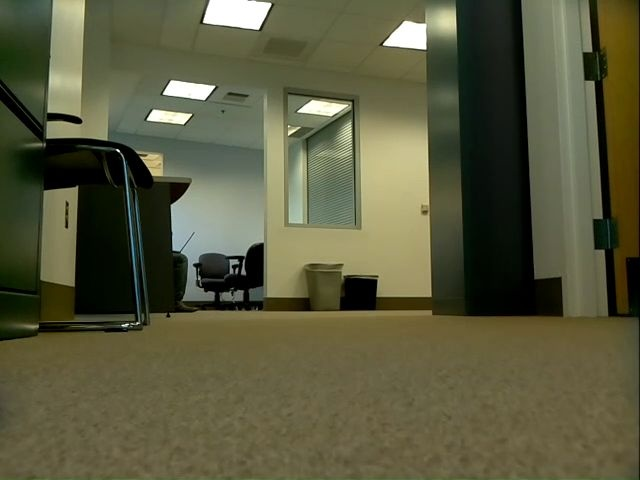
#> input picture exercises/keypoints_and_descriptors/frame0000.jpg, 640 x 480 px
$ python match_keypoints.py
#> lines starting #> are read from the running program, lines starting #| are printed output that depends on the picture
#!/usr/bin/env python

import cv2
import pickle
import numpy as np


class KeyPointMatcherDemo:
	""" KeyPointMatcherDemo shows the basics of interest point detection,
	    descriptor extraction, and descriptor matching in OpenCV """
	def __init__(self, im1_file, im2_file, descriptor_name):
		self.im1_file = im1_file
		self.im2_file = im2_file

		self.detector = cv2.FeatureDetector_create(descriptor_name)
		self.extractor = cv2.DescriptorExtractor_create(descriptor_name)
		self.matcher = cv2.BFMatcher()
		self.im = None

		self.corner_threshold = 0.0
		self.ratio_threshold = 1.0

	def compute_matches(self):
		im1 = cv2.imread(self.im1_file)
#> im1 is the input picture: shape (480, 640, 3); mean B, G, R 62.6, 90, 90.2
		im2 = cv2.imread(self.im2_file)
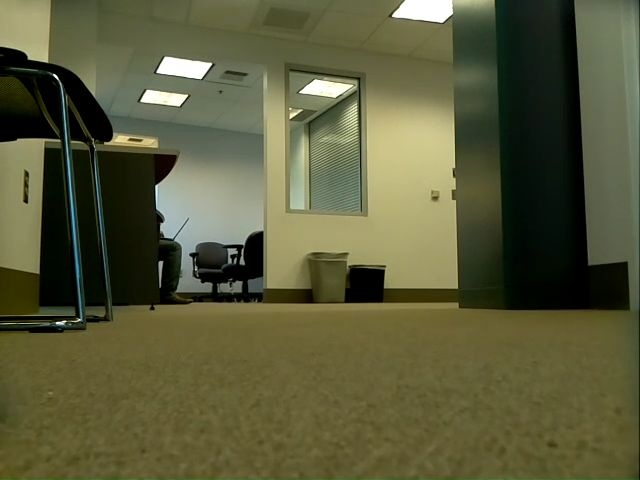
#> input picture exercises/keypoints_and_descriptors/frame0001.jpg, 640 x 480 px
#> im2 is the input picture: shape (480, 640, 3); mean B, G, R 59.4, 90.9, 90.4

		im1_bw = cv2.cvtColor(im1,cv2.COLOR_BGR2GRAY)
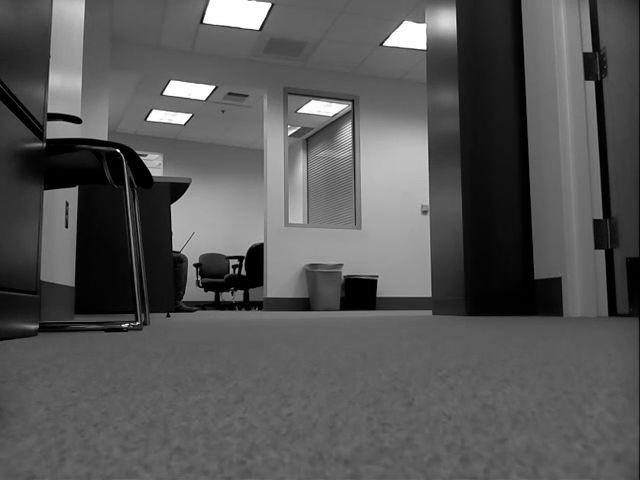
#> im1_bw: shape (480, 640); min 0, max 255, mean 86.9
		im2_bw = cv2.cvtColor(im2,cv2.COLOR_BGR2GRAY)
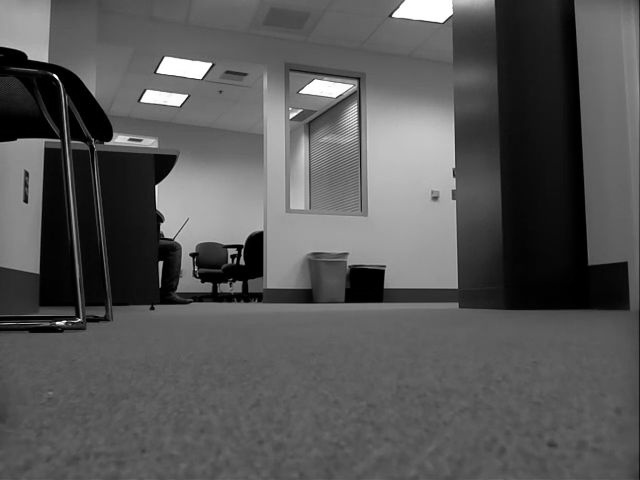
#> im2_bw: shape (480, 640); min 0, max 255, mean 87.2

		kp1 = self.detector.detect(im1_bw)
#> kp1 = 500 keypoints; strongest (x, y, size): (164, 92, 31), (384, 43, 31), (148, 118, 31), (117, 150, 31)
		kp2 = self.detector.detect(im2_bw)
#> kp2 = 500 keypoints; strongest (x, y, size): (158, 71, 31), (54, 75, 31), (210, 64, 31), (141, 100, 31)

		dc, des1 = self.extractor.compute(im1_bw,kp1)
#> dc has the same summary as kp1
		dc, des2 = self.extractor.compute(im2_bw,kp2)
#> dc has the same summary as kp2

		matches = self.matcher.knnMatch(des1,des2,k=2)
#> matches = 500 matches

		good_matches = []
		for m,n in matches:
			# make sure the distance to the closest match is sufficiently better than the second closest
			if (m.distance < self.ratio_threshold*n.distance and
				kp1[m.queryIdx].response > self.corner_threshold and
				kp2[m.trainIdx].response > self.corner_threshold):
				good_matches.append((m.queryIdx, m.trainIdx))
#> after the loop, good_matches = 500 pairs, first value 0 to 499, second value 1 to 499

		pts1 = np.zeros((len(good_matches),2))
#> pts1 = 500 pairs, first value 0 to 0, second value 0 to 0
		pts2 = np.zeros((len(good_matches),2))
#> pts2 = 500 pairs, first value 0 to 0, second value 0 to 0

		for idx in range(len(good_matches)):
			match = good_matches[idx]
			pts1[idx,:] = kp1[match[0]].pt
			pts2[idx,:] = kp2[match[1]].pt
#> this loop made 500 passes
#> match on passes 1 to 3: (0, 106), (1, 178), (2, 60)
#> after the loop, pts1 = 500 pairs, first value 37 to 603, second value 43 to 326.4; pts2 = 500 pairs, first value 38 to 457, second value 56.4 to 324

		self.im = np.array(np.hstack((im1,im2)))
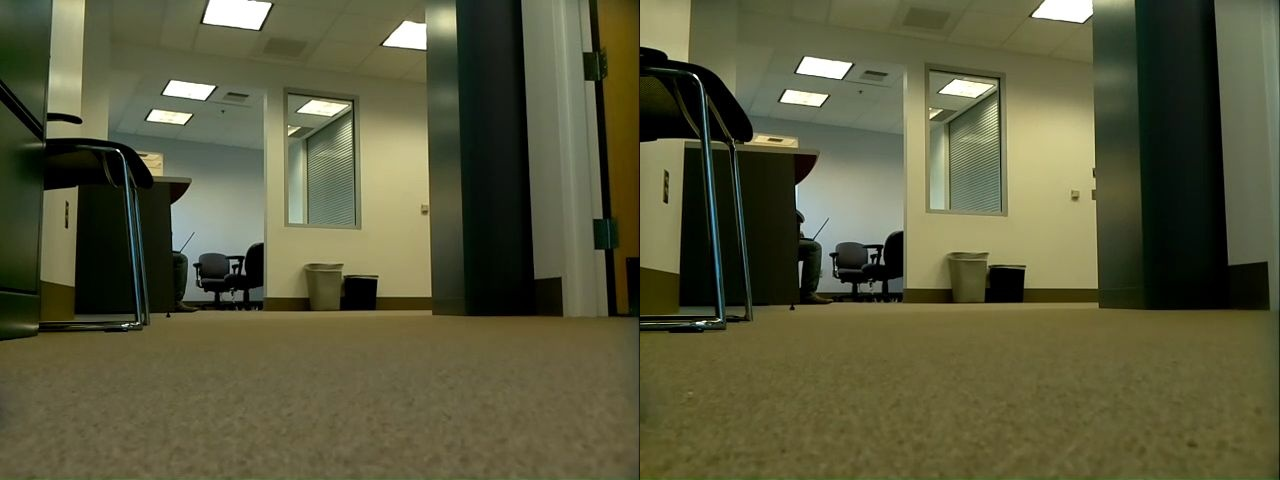
#> self.im: shape (480, 1280, 3); mean B, G, R 61, 90.5, 90.3

		# plot the points
		for i in range(pts1.shape[0]):
			cv2.circle(self.im,(int(pts1[i,0]),int(pts1[i,1])),2,(255,0,0),2)
			cv2.circle(self.im,(int(pts2[i,0]+im1.shape[1]),int(pts2[i,1])),2,(255,0,0),2)
			cv2.line(self.im,(int(pts1[i,0]),int(pts1[i,1])),(int(pts2[i,0]+im1.shape[1]),int(pts2[i,1])),(0,255,0))
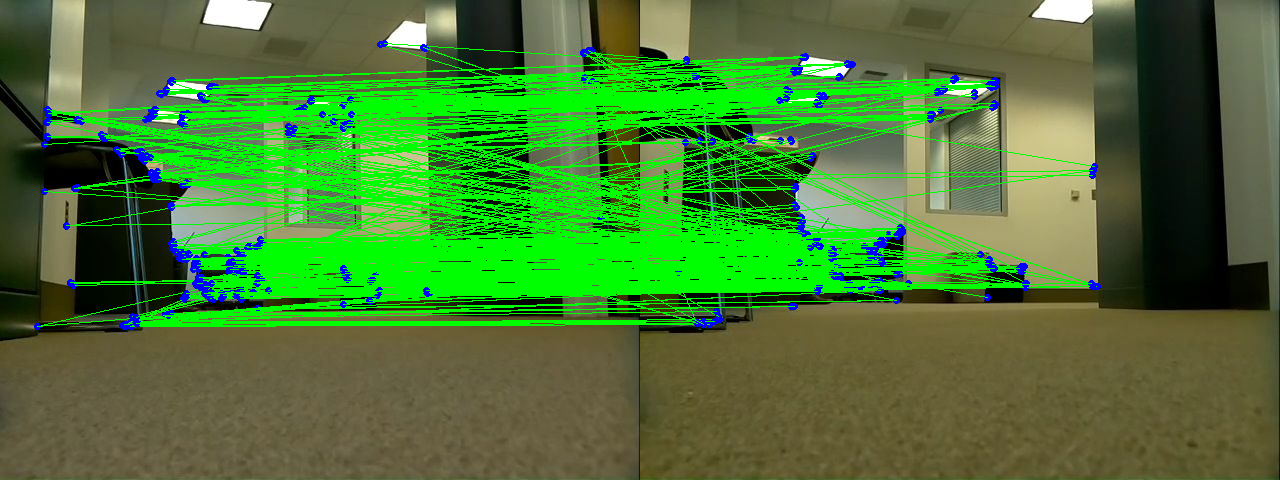
#> self.im: shape (480, 1280, 3); mean B, G, R 51.4, 121.9, 73

def set_corner_threshold(thresh):
	""" Sets the threshold to consider an interest point a corner.  The higher the value
		the more the point must look like a corner to be considered """
	global matcher
	matcher.corner_threshold = thresh/1000.0

def set_ratio_threshold(ratio):
	""" Sets the ratio of the nearest to the second nearest neighbor to consider the match a good one """
	global matcher
	matcher.ratio_threshold = ratio/100.0

def mouse_event(event,x,y,flag,im):
	if event == cv2.EVENT_FLAG_LBUTTON:
		matcher.compute_matches()

if __name__ == '__main__':
	# descriptor can be: SIFT, SURF, BRIEF (DOES NOT RUN), BRISK, ORB, FREAK (DOES NOT RUN)
	matcher = KeyPointMatcherDemo('frame0000.jpg','frame0001.jpg','ORB')

	cv2.namedWindow('UI')
	cv2.createTrackbar('Corner Threshold', 'UI', 0, 100, set_corner_threshold)
	cv2.createTrackbar('Ratio Threshold', 'UI', 100, 100, set_ratio_threshold)
	matcher.compute_matches()

	cv2.imshow("MYWIN",matcher.im)
	cv2.setMouseCallback("MYWIN",mouse_event,matcher)

	while True:
		cv2.imshow("MYWIN",matcher.im)
		cv2.waitKey(50)
	cv2.destroyAllWindows()
